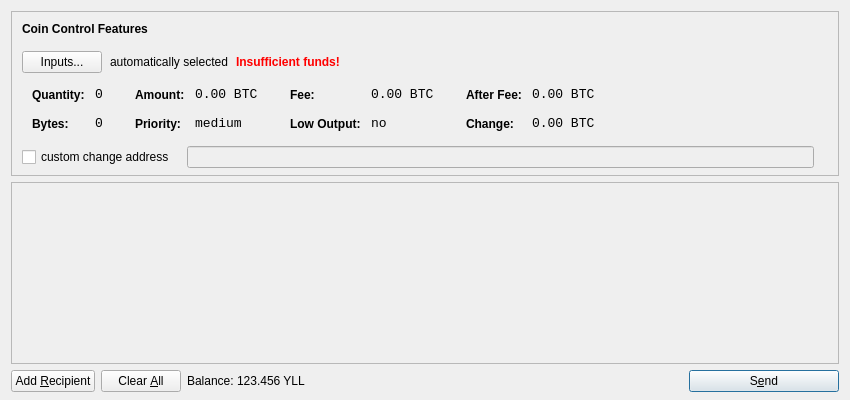
<?xml version="1.0" encoding="UTF-8"?>
<ui version="4.0">
 <class>SendCoinsDialog</class>
 <widget class="QDialog" name="SendCoinsDialog">
  <property name="geometry">
   <rect>
    <x>0</x>
    <y>0</y>
    <width>850</width>
    <height>400</height>
   </rect>
  </property>
  <property name="windowTitle">
   <string>Send Coins</string>
  </property>
  <layout class="QVBoxLayout" name="verticalLayout" stretch="0,1,0">
   <property name="bottomMargin">
    <number>8</number>
   </property>
   <item>
    <widget class="QFrame" name="frameCoinControl">
     <property name="sizePolicy">
      <sizepolicy hsizetype="Expanding" vsizetype="Expanding">
       <horstretch>0</horstretch>
       <verstretch>0</verstretch>
      </sizepolicy>
     </property>
     <property name="maximumSize">
      <size>
       <width>16777215</width>
       <height>16777215</height>
      </size>
     </property>
     <property name="frameShape">
      <enum>QFrame::StyledPanel</enum>
     </property>
     <property name="frameShadow">
      <enum>QFrame::Sunken</enum>
     </property>
     <layout class="QVBoxLayout" name="verticalLayoutCoinControl2">
      <property name="spacing">
       <number>-1</number>
      </property>
      <property name="leftMargin">
       <number>0</number>
      </property>
      <property name="topMargin">
       <number>0</number>
      </property>
      <property name="rightMargin">
       <number>0</number>
      </property>
      <property name="bottomMargin">
       <number>6</number>
      </property>
      <item>
       <layout class="QVBoxLayout" name="verticalLayoutCoinControl" stretch="0,0,0,0,1">
        <property name="spacing">
         <number>0</number>
        </property>
        <property name="leftMargin">
         <number>10</number>
        </property>
        <property name="topMargin">
         <number>10</number>
        </property>
        <item>
         <layout class="QHBoxLayout" name="horizontalLayoutCoinControl1">
          <property name="bottomMargin">
           <number>15</number>
          </property>
          <item>
           <widget class="QLabel" name="labelCoinControlFeatures">
            <property name="sizePolicy">
             <sizepolicy hsizetype="Preferred" vsizetype="Maximum">
              <horstretch>0</horstretch>
              <verstretch>0</verstretch>
             </sizepolicy>
            </property>
            <property name="font">
             <font>
              <weight>75</weight>
              <bold>true</bold>
             </font>
            </property>
            <property name="styleSheet">
             <string notr="true">font-weight:bold;</string>
            </property>
            <property name="text">
             <string>Coin Control Features</string>
            </property>
           </widget>
          </item>
         </layout>
        </item>
        <item>
         <layout class="QHBoxLayout" name="horizontalLayoutCoinControl2" stretch="0,0,0,0">
          <property name="spacing">
           <number>8</number>
          </property>
          <property name="bottomMargin">
           <number>10</number>
          </property>
          <item>
           <widget class="QPushButton" name="pushButtonCoinControl">
            <property name="styleSheet">
             <string notr="true"/>
            </property>
            <property name="text">
             <string>Inputs...</string>
            </property>
           </widget>
          </item>
          <item>
           <widget class="QLabel" name="labelCoinControlAutomaticallySelected">
            <property name="text">
             <string>automatically selected</string>
            </property>
            <property name="margin">
             <number>5</number>
            </property>
           </widget>
          </item>
          <item>
           <widget class="QLabel" name="labelCoinControlInsuffFunds">
            <property name="font">
             <font>
              <weight>75</weight>
              <bold>true</bold>
             </font>
            </property>
            <property name="styleSheet">
             <string notr="true">color:red;font-weight:bold;</string>
            </property>
            <property name="text">
             <string>Insufficient funds!</string>
            </property>
            <property name="margin">
             <number>5</number>
            </property>
           </widget>
          </item>
          <item>
           <spacer name="horizontalSpacerCoinControl">
            <property name="orientation">
             <enum>Qt::Horizontal</enum>
            </property>
            <property name="sizeHint" stdset="0">
             <size>
              <width>40</width>
              <height>1</height>
             </size>
            </property>
           </spacer>
          </item>
         </layout>
        </item>
        <item>
         <widget class="QWidget" name="widgetCoinControl" native="true">
          <property name="sizePolicy">
           <sizepolicy hsizetype="Preferred" vsizetype="Preferred">
            <horstretch>0</horstretch>
            <verstretch>0</verstretch>
           </sizepolicy>
          </property>
          <property name="minimumSize">
           <size>
            <width>0</width>
            <height>0</height>
           </size>
          </property>
          <property name="styleSheet">
           <string notr="true"/>
          </property>
          <layout class="QHBoxLayout" name="horizontalLayoutCoinControl5">
           <property name="margin">
            <number>0</number>
           </property>
           <item>
            <layout class="QHBoxLayout" name="horizontalLayoutCoinControl3" stretch="0,0,0,1">
             <property name="spacing">
              <number>20</number>
             </property>
             <property name="topMargin">
              <number>0</number>
             </property>
             <property name="bottomMargin">
              <number>10</number>
             </property>
             <item>
              <layout class="QFormLayout" name="formLayoutCoinControl1">
               <property name="horizontalSpacing">
                <number>10</number>
               </property>
               <property name="verticalSpacing">
                <number>14</number>
               </property>
               <property name="leftMargin">
                <number>10</number>
               </property>
               <property name="topMargin">
                <number>4</number>
               </property>
               <property name="rightMargin">
                <number>6</number>
               </property>
               <item row="0" column="0">
                <widget class="QLabel" name="labelCoinControlQuantityText">
                 <property name="styleSheet">
                  <string notr="true">font-weight:bold;</string>
                 </property>
                 <property name="text">
                  <string>Quantity:</string>
                 </property>
                 <property name="margin">
                  <number>0</number>
                 </property>
                </widget>
               </item>
               <item row="0" column="1">
                <widget class="QLabel" name="labelCoinControlQuantity">
                 <property name="font">
                  <font>
                   <family>Monospace</family>
                   <pointsize>10</pointsize>
                  </font>
                 </property>
                 <property name="cursor">
                  <cursorShape>IBeamCursor</cursorShape>
                 </property>
                 <property name="contextMenuPolicy">
                  <enum>Qt::ActionsContextMenu</enum>
                 </property>
                 <property name="text">
                  <string notr="true">0</string>
                 </property>
                 <property name="margin">
                  <number>0</number>
                 </property>
                 <property name="textInteractionFlags">
                  <set>Qt::LinksAccessibleByMouse|Qt::TextSelectableByKeyboard|Qt::TextSelectableByMouse</set>
                 </property>
                </widget>
               </item>
               <item row="1" column="0">
                <widget class="QLabel" name="labelCoinControlBytesText">
                 <property name="styleSheet">
                  <string notr="true">font-weight:bold;</string>
                 </property>
                 <property name="text">
                  <string>Bytes:</string>
                 </property>
                </widget>
               </item>
               <item row="1" column="1">
                <widget class="QLabel" name="labelCoinControlBytes">
                 <property name="font">
                  <font>
                   <family>Monospace</family>
                   <pointsize>10</pointsize>
                  </font>
                 </property>
                 <property name="cursor">
                  <cursorShape>IBeamCursor</cursorShape>
                 </property>
                 <property name="contextMenuPolicy">
                  <enum>Qt::ActionsContextMenu</enum>
                 </property>
                 <property name="text">
                  <string notr="true">0</string>
                 </property>
                 <property name="textInteractionFlags">
                  <set>Qt::LinksAccessibleByMouse|Qt::TextSelectableByKeyboard|Qt::TextSelectableByMouse</set>
                 </property>
                </widget>
               </item>
              </layout>
             </item>
             <item>
              <layout class="QFormLayout" name="formLayoutCoinControl2">
               <property name="horizontalSpacing">
                <number>10</number>
               </property>
               <property name="verticalSpacing">
                <number>14</number>
               </property>
               <property name="leftMargin">
                <number>6</number>
               </property>
               <property name="topMargin">
                <number>4</number>
               </property>
               <property name="rightMargin">
                <number>6</number>
               </property>
               <item row="0" column="0">
                <widget class="QLabel" name="labelCoinControlAmountText">
                 <property name="styleSheet">
                  <string notr="true">font-weight:bold;</string>
                 </property>
                 <property name="text">
                  <string>Amount:</string>
                 </property>
                 <property name="margin">
                  <number>0</number>
                 </property>
                </widget>
               </item>
               <item row="0" column="1">
                <widget class="QLabel" name="labelCoinControlAmount">
                 <property name="font">
                  <font>
                   <family>Monospace</family>
                   <pointsize>10</pointsize>
                  </font>
                 </property>
                 <property name="cursor">
                  <cursorShape>IBeamCursor</cursorShape>
                 </property>
                 <property name="contextMenuPolicy">
                  <enum>Qt::ActionsContextMenu</enum>
                 </property>
                 <property name="text">
                  <string notr="true">0.00 BTC</string>
                 </property>
                 <property name="textInteractionFlags">
                  <set>Qt::LinksAccessibleByMouse|Qt::TextSelectableByKeyboard|Qt::TextSelectableByMouse</set>
                 </property>
                </widget>
               </item>
               <item row="1" column="0">
                <widget class="QLabel" name="labelCoinControlPriorityText">
                 <property name="styleSheet">
                  <string notr="true">font-weight:bold;</string>
                 </property>
                 <property name="text">
                  <string>Priority:</string>
                 </property>
                </widget>
               </item>
               <item row="1" column="1">
                <widget class="QLabel" name="labelCoinControlPriority">
                 <property name="font">
                  <font>
                   <family>Monospace</family>
                   <pointsize>10</pointsize>
                  </font>
                 </property>
                 <property name="cursor">
                  <cursorShape>IBeamCursor</cursorShape>
                 </property>
                 <property name="contextMenuPolicy">
                  <enum>Qt::ActionsContextMenu</enum>
                 </property>
                 <property name="text">
                  <string>medium</string>
                 </property>
                 <property name="textInteractionFlags">
                  <set>Qt::LinksAccessibleByMouse|Qt::TextSelectableByKeyboard|Qt::TextSelectableByMouse</set>
                 </property>
                </widget>
               </item>
              </layout>
             </item>
             <item>
              <layout class="QFormLayout" name="formLayoutCoinControl3">
               <property name="horizontalSpacing">
                <number>10</number>
               </property>
               <property name="verticalSpacing">
                <number>14</number>
               </property>
               <property name="leftMargin">
                <number>6</number>
               </property>
               <property name="topMargin">
                <number>4</number>
               </property>
               <property name="rightMargin">
                <number>6</number>
               </property>
               <item row="0" column="0">
                <widget class="QLabel" name="labelCoinControlFeeText">
                 <property name="styleSheet">
                  <string notr="true">font-weight:bold;</string>
                 </property>
                 <property name="text">
                  <string>Fee:</string>
                 </property>
                 <property name="margin">
                  <number>0</number>
                 </property>
                </widget>
               </item>
               <item row="0" column="1">
                <widget class="QLabel" name="labelCoinControlFee">
                 <property name="font">
                  <font>
                   <family>Monospace</family>
                   <pointsize>10</pointsize>
                  </font>
                 </property>
                 <property name="cursor">
                  <cursorShape>IBeamCursor</cursorShape>
                 </property>
                 <property name="contextMenuPolicy">
                  <enum>Qt::ActionsContextMenu</enum>
                 </property>
                 <property name="text">
                  <string notr="true">0.00 BTC</string>
                 </property>
                 <property name="textInteractionFlags">
                  <set>Qt::LinksAccessibleByMouse|Qt::TextSelectableByKeyboard|Qt::TextSelectableByMouse</set>
                 </property>
                </widget>
               </item>
               <item row="1" column="0">
                <widget class="QLabel" name="labelCoinControlLowOutputText">
                 <property name="styleSheet">
                  <string notr="true">font-weight:bold;</string>
                 </property>
                 <property name="text">
                  <string>Low Output:</string>
                 </property>
                </widget>
               </item>
               <item row="1" column="1">
                <widget class="QLabel" name="labelCoinControlLowOutput">
                 <property name="font">
                  <font>
                   <family>Monospace</family>
                   <pointsize>10</pointsize>
                  </font>
                 </property>
                 <property name="cursor">
                  <cursorShape>IBeamCursor</cursorShape>
                 </property>
                 <property name="contextMenuPolicy">
                  <enum>Qt::ActionsContextMenu</enum>
                 </property>
                 <property name="text">
                  <string>no</string>
                 </property>
                 <property name="textInteractionFlags">
                  <set>Qt::LinksAccessibleByMouse|Qt::TextSelectableByKeyboard|Qt::TextSelectableByMouse</set>
                 </property>
                </widget>
               </item>
              </layout>
             </item>
             <item>
              <layout class="QFormLayout" name="formLayoutCoinControl4">
               <property name="horizontalSpacing">
                <number>10</number>
               </property>
               <property name="verticalSpacing">
                <number>14</number>
               </property>
               <property name="leftMargin">
                <number>6</number>
               </property>
               <property name="topMargin">
                <number>4</number>
               </property>
               <property name="rightMargin">
                <number>6</number>
               </property>
               <item row="0" column="0">
                <widget class="QLabel" name="labelCoinControlAfterFeeText">
                 <property name="styleSheet">
                  <string notr="true">font-weight:bold;</string>
                 </property>
                 <property name="text">
                  <string>After Fee:</string>
                 </property>
                 <property name="margin">
                  <number>0</number>
                 </property>
                </widget>
               </item>
               <item row="0" column="1">
                <widget class="QLabel" name="labelCoinControlAfterFee">
                 <property name="font">
                  <font>
                   <family>Monospace</family>
                   <pointsize>10</pointsize>
                  </font>
                 </property>
                 <property name="cursor">
                  <cursorShape>IBeamCursor</cursorShape>
                 </property>
                 <property name="contextMenuPolicy">
                  <enum>Qt::ActionsContextMenu</enum>
                 </property>
                 <property name="text">
                  <string notr="true">0.00 BTC</string>
                 </property>
                 <property name="textInteractionFlags">
                  <set>Qt::LinksAccessibleByMouse|Qt::TextSelectableByKeyboard|Qt::TextSelectableByMouse</set>
                 </property>
                </widget>
               </item>
               <item row="1" column="0">
                <widget class="QLabel" name="labelCoinControlChangeText">
                 <property name="styleSheet">
                  <string notr="true">font-weight:bold;</string>
                 </property>
                 <property name="text">
                  <string>Change:</string>
                 </property>
                </widget>
               </item>
               <item row="1" column="1">
                <widget class="QLabel" name="labelCoinControlChange">
                 <property name="font">
                  <font>
                   <family>Monospace</family>
                   <pointsize>10</pointsize>
                  </font>
                 </property>
                 <property name="cursor">
                  <cursorShape>IBeamCursor</cursorShape>
                 </property>
                 <property name="contextMenuPolicy">
                  <enum>Qt::ActionsContextMenu</enum>
                 </property>
                 <property name="text">
                  <string notr="true">0.00 BTC</string>
                 </property>
                 <property name="textInteractionFlags">
                  <set>Qt::LinksAccessibleByMouse|Qt::TextSelectableByKeyboard|Qt::TextSelectableByMouse</set>
                 </property>
                </widget>
               </item>
              </layout>
             </item>
            </layout>
           </item>
          </layout>
         </widget>
        </item>
        <item>
         <layout class="QHBoxLayout" name="horizontalLayoutCoinControl4" stretch="0,0,0">
          <property name="spacing">
           <number>12</number>
          </property>
          <property name="sizeConstraint">
           <enum>QLayout::SetDefaultConstraint</enum>
          </property>
          <property name="topMargin">
           <number>5</number>
          </property>
          <property name="rightMargin">
           <number>5</number>
          </property>
          <item>
           <widget class="QCheckBox" name="checkBoxCoinControlChange">
            <property name="text">
             <string>custom change address</string>
            </property>
           </widget>
          </item>
          <item>
           <widget class="QLineEdit" name="lineEditCoinControlChange">
            <property name="enabled">
             <bool>false</bool>
            </property>
            <property name="sizePolicy">
             <sizepolicy hsizetype="Expanding" vsizetype="Fixed">
              <horstretch>0</horstretch>
              <verstretch>0</verstretch>
             </sizepolicy>
            </property>
           </widget>
          </item>
          <item>
           <widget class="QLabel" name="labelCoinControlChangeLabel">
            <property name="sizePolicy">
             <sizepolicy hsizetype="Preferred" vsizetype="Expanding">
              <horstretch>0</horstretch>
              <verstretch>0</verstretch>
             </sizepolicy>
            </property>
            <property name="minimumSize">
             <size>
              <width>0</width>
              <height>0</height>
             </size>
            </property>
            <property name="text">
             <string/>
            </property>
            <property name="margin">
             <number>3</number>
            </property>
           </widget>
          </item>
         </layout>
        </item>
        <item>
         <spacer name="verticalSpacerCoinControl">
          <property name="orientation">
           <enum>Qt::Vertical</enum>
          </property>
          <property name="sizeHint" stdset="0">
           <size>
            <width>800</width>
            <height>1</height>
           </size>
          </property>
         </spacer>
        </item>
       </layout>
      </item>
     </layout>
    </widget>
   </item>
   <item>
    <widget class="QScrollArea" name="scrollArea">
     <property name="widgetResizable">
      <bool>true</bool>
     </property>
     <widget class="QWidget" name="scrollAreaWidgetContents">
      <property name="geometry">
       <rect>
        <x>0</x>
        <y>0</y>
        <width>830</width>
        <height>165</height>
       </rect>
      </property>
      <layout class="QVBoxLayout" name="verticalLayout_2">
       <property name="margin">
        <number>0</number>
       </property>
       <item>
        <layout class="QVBoxLayout" name="entries">
         <property name="spacing">
          <number>6</number>
         </property>
        </layout>
       </item>
       <item>
        <spacer name="verticalSpacer">
         <property name="orientation">
          <enum>Qt::Vertical</enum>
         </property>
         <property name="sizeHint" stdset="0">
          <size>
           <width>20</width>
           <height>40</height>
          </size>
         </property>
        </spacer>
       </item>
      </layout>
     </widget>
    </widget>
   </item>
   <item>
    <layout class="QHBoxLayout" name="horizontalLayout">
     <item>
      <widget class="QPushButton" name="addButton">
       <property name="toolTip">
        <string>Send to multiple recipients at once</string>
       </property>
       <property name="text">
        <string>Add &amp;Recipient</string>
       </property>
       <property name="icon">
        <iconset resource="../bitcoin.qrc">
         <normaloff>:/icons/add</normaloff>:/icons/add</iconset>
       </property>
       <property name="autoDefault">
        <bool>false</bool>
       </property>
      </widget>
     </item>
     <item>
      <widget class="QPushButton" name="clearButton">
       <property name="sizePolicy">
        <sizepolicy hsizetype="Minimum" vsizetype="Fixed">
         <horstretch>0</horstretch>
         <verstretch>0</verstretch>
        </sizepolicy>
       </property>
       <property name="toolTip">
        <string>Remove all transaction fields</string>
       </property>
       <property name="text">
        <string>Clear &amp;All</string>
       </property>
       <property name="icon">
        <iconset resource="../bitcoin.qrc">
         <normaloff>:/icons/remove</normaloff>:/icons/remove</iconset>
       </property>
       <property name="autoRepeatDelay">
        <number>300</number>
       </property>
       <property name="autoDefault">
        <bool>false</bool>
       </property>
      </widget>
     </item>
     <item>
      <layout class="QHBoxLayout" name="horizontalLayout_2">
       <property name="spacing">
        <number>3</number>
       </property>
       <item>
        <widget class="QLabel" name="label">
         <property name="text">
          <string>Balance:</string>
         </property>
        </widget>
       </item>
       <item>
        <widget class="QLabel" name="labelBalance">
         <property name="cursor">
          <cursorShape>IBeamCursor</cursorShape>
         </property>
         <property name="text">
          <string>123.456 YLL</string>
         </property>
         <property name="textInteractionFlags">
          <set>Qt::LinksAccessibleByMouse|Qt::TextSelectableByKeyboard|Qt::TextSelectableByMouse</set>
         </property>
        </widget>
       </item>
      </layout>
     </item>
     <item>
      <spacer name="horizontalSpacer">
       <property name="orientation">
        <enum>Qt::Horizontal</enum>
       </property>
       <property name="sizeHint" stdset="0">
        <size>
         <width>40</width>
         <height>20</height>
        </size>
       </property>
      </spacer>
     </item>
     <item>
      <widget class="QPushButton" name="sendButton">
       <property name="minimumSize">
        <size>
         <width>150</width>
         <height>0</height>
        </size>
       </property>
       <property name="toolTip">
        <string>Confirm the send action</string>
       </property>
       <property name="text">
        <string>S&amp;end</string>
       </property>
       <property name="icon">
        <iconset resource="../bitcoin.qrc">
         <normaloff>:/icons/send</normaloff>:/icons/send</iconset>
       </property>
       <property name="default">
        <bool>true</bool>
       </property>
      </widget>
     </item>
    </layout>
   </item>
  </layout>
 </widget>
 <resources>
  <include location="../bitcoin.qrc"/>
 </resources>
 <connections/>
</ui>
